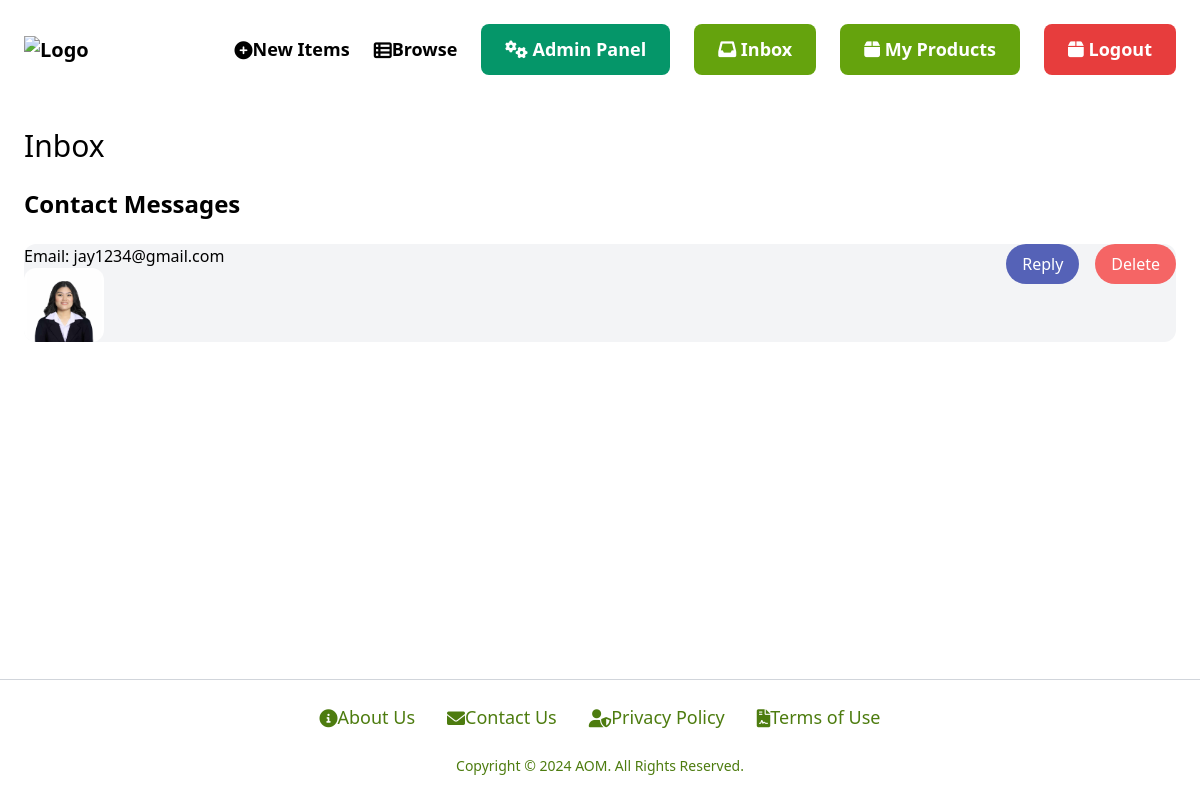
The page /inbox/ (signed in) on the database its author committed.
### inbox/models.py (models this page shows)
class Conversation(models.Model):
    item = models.ForeignKey(Item, related_name='conversations', on_delete=models.CASCADE)
    contact_message = models.ForeignKey(ContactModel, on_delete=models.CASCADE)
    members = models.ManyToManyField(User, related_name='conversations')
    created_at = models.DateTimeField(auto_now_add=True)
    modified_at = models.DateTimeField(auto_now=True)
    class Meta:
        ordering = ('-modified_at',)

### core/models.py (models this page shows, shortened)
class ContactModel(models.Model):
    first_name = models.CharField(max_length=100, null=False)
    last_name = models.CharField(max_length=100)
    email = models.EmailField()
    message = models.TextField()
    user = models.ForeignKey(User, on_delete=models.SET_NULL, null=True, blank=True,
                             related_name="messages_sent")
    sent_at = models.DateTimeField(auto_now_add=True)

### item/models.py (models this page shows, shortened)
class Item(models.Model):
    category = models.ForeignKey(Category, related_name='items', on_delete=models.CASCADE)
    name = models.CharField(max_length=225)
    description = models.TextField(blank=True, null=True)
    price = models.FloatField()
    image = models.ImageField(upload_to='item_images', blank=True, null=False)
    is_sold = models.BooleanField(default=False)
    created_by = models.ForeignKey(User, related_name='items', on_delete=models.CASCADE)
    created_at = models.DateTimeField(auto_now_add=True)

### inbox/views.py (the view)
# urls.py: path('', views.inbox, name='inbox'),
@login_required
def inbox(request):
    contact_conversations = Conversation.objects.filter(members=request.user)
    return render(request, 'conversation/inbox.html', {
        'contact_conversations': contact_conversations,
    })

### inbox/templates/conversation/inbox.html (shortened to what this page needs)
{% extends 'core/../../../core/templates/core/base.html' %}
{% block content %}
<h1 class="mb-6 text-3xl">Inbox</h1>
<div class="space-y-6">
    <h2 class="text-2xl font-bold">Contact Messages</h2>
    {% if contact_conversations %}
        {% for conversation in contact_conversations %}
            <div class="p- flex bg-gray-100 rounded-xl cursor-pointer">
                <div class="flex-grow" onclick="openModal('{{ conversation.contact_message.first_name }} {{ conversation.contact_message.last_name }}', '{{ conversation.contact_message.email }}', '{{ conversation.contact_message.message }}')">
                    <div>
                        <p>Email: {{ conversation.contact_message.email }}</p>
                        <img src="{{ conversation.item.image.url }}" class="w-20 rounded-xl">
                    </div>
                </div>
                <form action="{% url 'inbox:detail' conversation.id %}" method="get" style="display: inline;">
                    <button type="submit" class="reply-button">Reply</button>
                </form>
                <form action="{% url 'inbox:delete_contact_message' conversation.contact_message.id %}" method="POST" onsubmit="return confirm('Are you sure you want to delete this message?');">
                    <button type="submit" class="delete-button">Delete</button>
                </form>
            </div>
        {% empty %}
            <p>No contact messages found.</p>
        {% endfor %}
    {% else %}
        <p>No contact messages found.</p>
    {% endif %}
</div>
{% endblock %}

### core/templates/core/base.html (style rules this page uses)
body { background-image: url('https://scontent.xx.fbcdn.net/v/t1.15752-9/462544626_536224996014176_3166878057817183399_n.png?stp=dst-png_s552x414&_nc_cat=104&ccb=1-7&_nc_sid=0024fc&_nc_eui2=AeG2SPv0FFM_7fu66ZsbfhaQBlKGJYcZdJUGUoYlhxl0lTYmtNPKT2CKpcnAxSaRbuCTbeXsJuZtwyUU8cCJGQQi&_nc_ohc=IJ3eMW7SUnIQ7kNvgEE4L9u&_nc_ad=z-m&_nc_cid=0&_nc_zt=23&_nc_ht=scontent.xx&_nc_gid=ASZmw1G-qUYM1wyD3LnhHLX&oh=03_Q7cD1QFdOqNPi8zLx3t630vPs2denqAG81u7zx780m0m05UyYQ&oe=673C9121'); background-size: cover; background-repeat: no-repeat; background-attachment: fixed; height: 100%; margin: 0; display: flex; flex-direction: column; }
body { flex: 1; }

### inbox/templates/conversation/inbox.html (style rules this page uses)
.reply-button, .delete-button { padding: 0.5rem 1rem; border-radius: 1.5rem; transition: background-color 0.2s; margin-left: 1rem; }
.reply-button { background-color: #5562b7; color: white; }
.delete-button { background-color: #f56565; color: white; }

### rows shown on the page
Conversation: contact_message.email "jay1234@gmail.com", item.image (picture)
